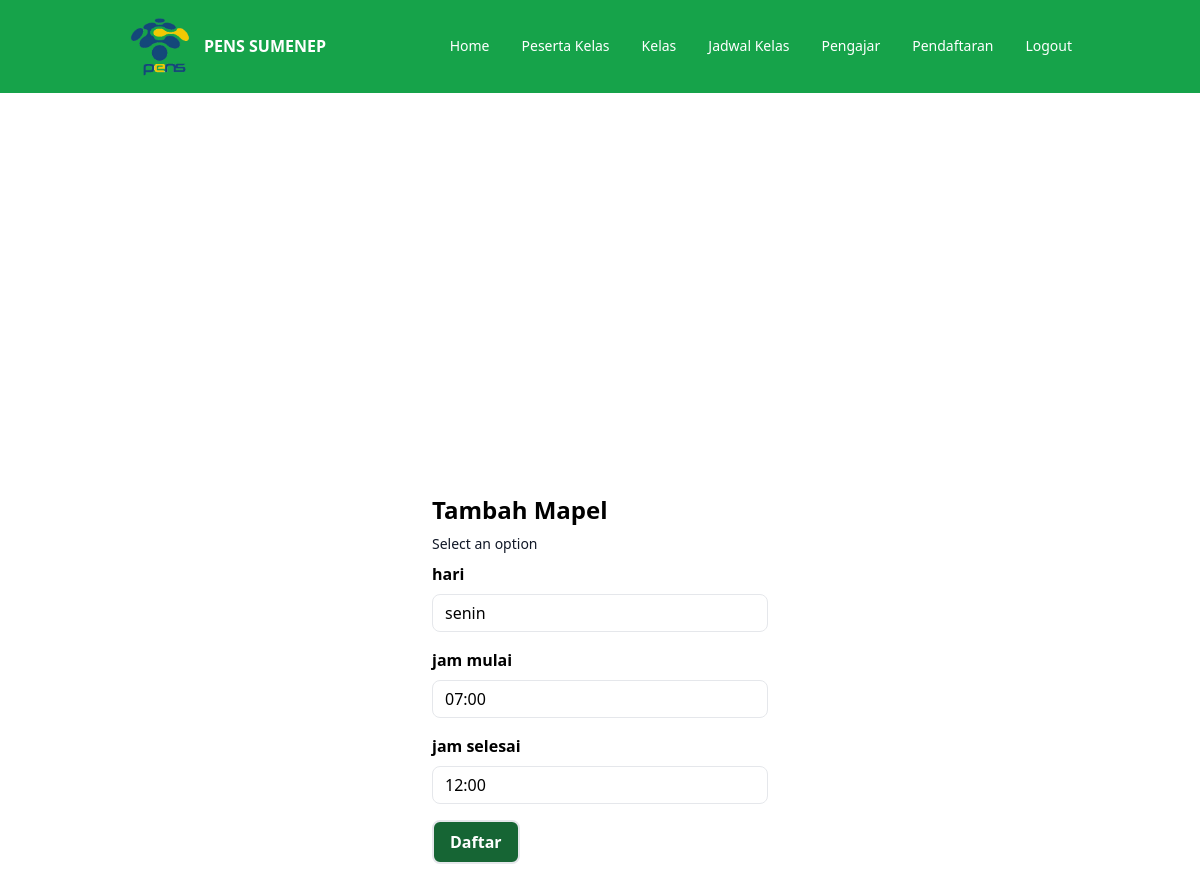
The page /jadwal_kelas/updatejadwal_kelas.php?id=1 on the database its author committed.
### tables this page shows
CREATE TABLE `jadwal_kelas` (
  `id_jadwal` int(11) NOT NULL,
  `id_kelas` int(11) DEFAULT NULL,
  `hari` varchar(255) DEFAULT NULL,
  `jam_mulai` varchar(255) DEFAULT NULL,
  `jam_selesai` varchar(255) DEFAULT NULL
);

### controllers/function_jadwal_kelas.php (called while the page is built, shortened)
<?php
$connection = mysqli_connect("localhost", "root", "", "kursus");
function query($query)
{
    global $connection;
    $result = mysqli_query($connection, $query);
    $rows = [];
    while ($row = mysqli_fetch_assoc($result)) {
        $rows[] = $row;
    }
    return $rows;
}

### jadwal_kelas/updatejadwal_kelas.php (the view, shortened to what this page needs)
<?php
require '../controllers/function_jadwal_kelas.php';
$id = $_GET['id'];
$jadwal = query("SELECT * FROM jadwal_kelas WHERE id_jadwal = $id")[0];
?>
<!DOCTYPE html>
<html lang="en">
<head>
    <link href="/dist/output.css" rel="stylesheet">
    <script src="https://cdn.tailwindcss.com"></script>
</head>
<body class="bg-white">
    <nav class="w-full py-4 text-white bg-green-600">
        <div class="container flex flex-wrap items-center justify-between mx-auto">
            <a href="" class="flex items-center gap-3 font-semibold h-max">
                <img src="../images/logo-pens.png" alt="" class="w-16 ml-10">
                PENS SUMENEP
            </a>
            <div class="hidden w-full md:block md:w-auto mr-10" id="mobile-menu">
                <ul class="flex flex-col mt-4 md:flex-row md:space-x-8 md:mt-0 md:text-sm md:font-medium">
                    <li>
                        <a href="../index.php" class="block py-2 pl-3 pr-4 text-white bg-blue-700 rounded md:bg-transparent md:p-0 focus:outline-none" aria-current="page">Home</a>
                    </li>
                    <li>
                        <a href="../peserta_kelas.php" class="block py-2 pl-3 pr-4 text-white bg-blue-700 rounded md:bg-transparent md:p-0 focus:outline-none" aria-current="page">Peserta Kelas</a>
                    </li>
                    <li>
                        <a href="../kelas.php" class="block py-2 pl-3 pr-4 text-white bg-blue-700 rounded md:bg-transparent md:p-0 focus:outline-none" aria-current="page">Kelas</a>
                    </li>
                    <li>
                        <a href="../jadwal_kelas.php" class="block py-2 pl-3 pr-4 text-white border-b border-gray-100 hover:bg-gray-50 md:hover:bg-transparent md:border-0 md:hover:text-blue-700 md:p-0">Jadwal Kelas</a>
                    </li>
                    <li>
                        <a href="../pengajar.php" class="block py-2 pl-3 pr-4 text-white border-b border-gray-100 hover:bg-gray-50 md:hover:bg-transparent md:border-0 md:hover:text-blue-700 md:p-0">Pengajar</a>
                    </li>
                    <li>
                        <a href="../pendaftaran.php" class="block py-2 pl-3 pr-4 text-white border-b border-gray-100 hover:bg-gray-50 md:hover:bg-transparent md:border-0 md:hover:text-blue-700 md:p-0">Pendaftaran</a>
                    </li>
                    <li>
                        <a href="../fungsi/logout.php" class="block py-2 pl-3 pr-4 text-white border-b border-gray-100 hover:bg-gray-50 md:hover:bg-transparent md:border-0 md:hover:text-blue-700 md:p-0">Logout</a>
                    </li>
                </ul>
            </div>
        </div>
    </nav>
    <div class="flex items-center justify-center w-full h-screen overflow-hidden rounded-lg">
        <div class="w-1/3 md:flex">
            <div class="w-full px-6 py-8 md:p-8">
                <h2 class="mb-2 text-2xl font-bold text-black">Tambah Mapel</h2>
                <form action="" method="POST">
                    <label for="countries" class="block mb-2 text-sm font-medium text-gray-900 dark:text-white">Select an option</label>
                    <div class="mb-4">
                        <label class="block mb-2 font-bold text-black" for="mapel">
                            hari
                        </label>
                        <input class="w-full px-3 py-2 leading-tight text-black border rounded-lg appearance-none focus:outline-none focus:shadow-outline" id="hari" name="hari" type="text" placeholder="Masukkan Nama Mapel" value="<?= $jadwal['hari']; ?> ">
                    </div>
                    <div class="mb-4">
                        <label class="block mb-2 font-bold text-black" for="jam_mulai">
                            jam mulai
                        </label>
                        <input class="w-full px-3 py-2 leading-tight text-black border rounded-lg appearance-none focus:outline-none focus:shadow-outline" id="jam_mulai" name="jam_mulai" type="text" placeholder="jam mulai" value="<?= $jadwal['jam_mulai']; ?> ">
                    </div>
                    <div class="mb-4">
                        <label class="block mb-2 font-bold text-black" for="jam_selesai">
                            jam selesai
                        </label>
                        <input class="w-full px-3 py-2 leading-tight text-black border rounded-lg appearance-none focus:outline-none focus:shadow-outline" id="jam_selesai" name="jam_selesai" type="text" placeholder="jam selesai" value="<?= $jadwal['jam_selesai']; ?> ">
                    </div>
                    <div class="flex items-center justify-between">
                        <button class="px-4 py-2 font-bold text-white bg-green-800 border-2 rounded-lg hover:bg-black focus:outline-none focus:shadow-outline" type="submit" name="submit">
                            Daftar
                        </button>
                    </div>
                </form>
            </div>
        </div>
    </div>
</body>
</html>

### jadwal_kelas/updatejadwal_kelas.php (style rules this page uses)
label { display: block; }

### rows shown on the page
jadwal_kelas: hari "senin", jam_mulai "07:00", jam_selesai "12:00"
